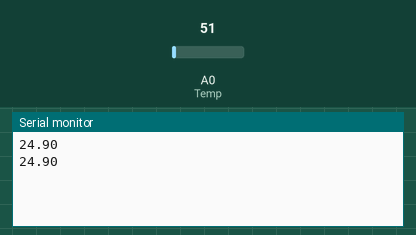
Simulated run of this sketch. Board: Arduino Uno, built with avr-gcc and run on an emulated ATmega328P. Shown: the last lines printed to the serial monitor. The test bench sets the inputs (shaded band); at power-on: A0 (Temp) = 51.

Above: at 1.8 s.
1.9 s: A0 (Temp) set to 61
At 2.8 s:
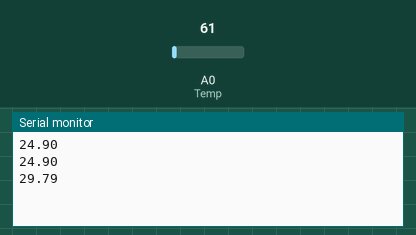
3.4 s: A0 (Temp) set to 71
At 4.4 s:
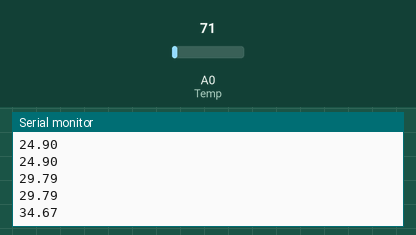
Timing chart, 0 to 6.4 s (numbered marks = the images above; inputs shaded):
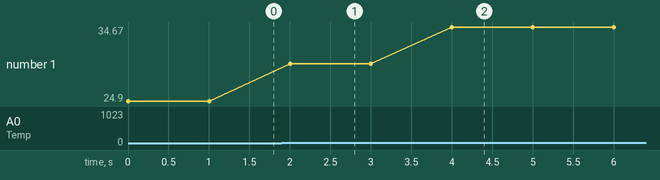

Measured:
- after the input at 1.9 s, the serial monitor: prints a new line after 0.10 s (image 1)
- after the input at 3.4 s, the serial monitor: prints a new line after 0.60 s (image 2)
- plotted number 1: 24.9 → 29.79 after the input at 1.9 s, 29.79 → 34.67 after the input at 3.4 s

The sketch:

Arduino_sketch.ino
```cpp
#include <avr/io.h>
#include <util/delay.h>


int Temp = A0;

void setup(){
  Serial.begin(9600);

  }
void loop()
{
int reading = analogRead(Temp);
float volt = reading * 5.0/1024;

float temper = (5 * reading * 100.0) / 1024;

Serial.print(temper); Serial.println("");
delay(1000);
}
```
